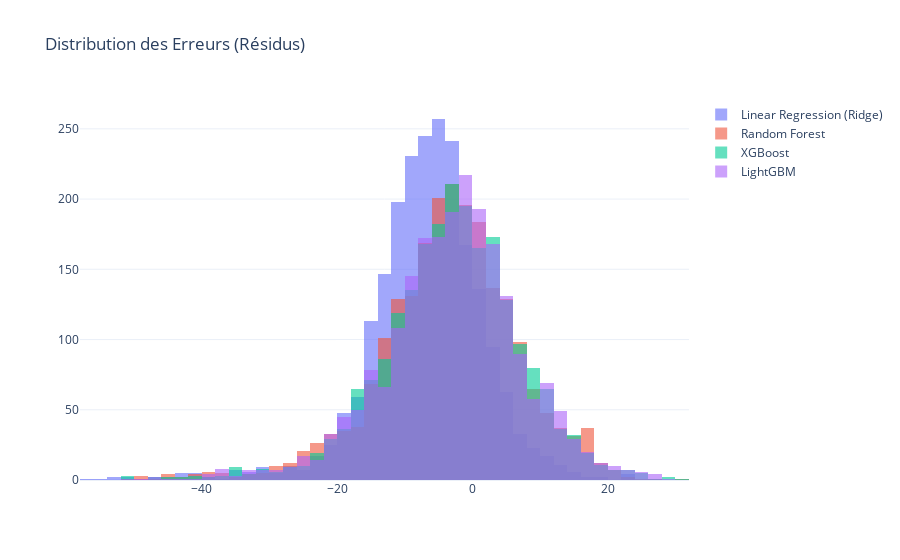

Notebook source saved alongside this figure:
### Markdown cell above
### 5. Analyse des Résidus (Erreurs)
*Un bon modèle doit avoir des erreurs centrées sur 0 (Distribution Normale)*

### Code cell
from plotly.subplots import make_subplots

fig = go.Figure()

for name in models.keys():
    residuals = predictions['Réel'] - predictions[name]
    fig.add_trace(go.Histogram(x=residuals, name=name, opacity=0.5, nbinsx=50))

fig.update_layout(barmode='overlay', title="Distribution des Erreurs (Résidus)", template="plotly_white")
fig.update_traces(opacity=0.60)
fig.show()

### Figure 1 — Plotly figure (JSON) as saved in the notebook; plotly's stock layout.template omitted (floating-point values rounded to 4 significant figures; data arrays with more than 128 entries replaced by an {"elided": "..."} marker saying what was removed)
{"data": [{"name": "Linear Regression (Ridge)", "nbinsx": 50, "opacity": 0.6, "type": "histogram", "x": {"elided": "2208 float values"}}, {"name": "Random Forest", "nbinsx": 50, "opacity": 0.6, "type": "histogram", "x": {"elided": "2208 float values"}}, {"name": "XGBoost", "nbinsx": 50, "opacity": 0.6, "type": "histogram", "x": {"elided": "2208 float values"}}, {"name": "LightGBM", "nbinsx": 50, "opacity": 0.6, "type": "histogram", "x": {"elided": "2208 float values"}}], "layout": {"barmode": "overlay", "title": {"text": "Distribution des Erreurs (Résidus)"}}}
